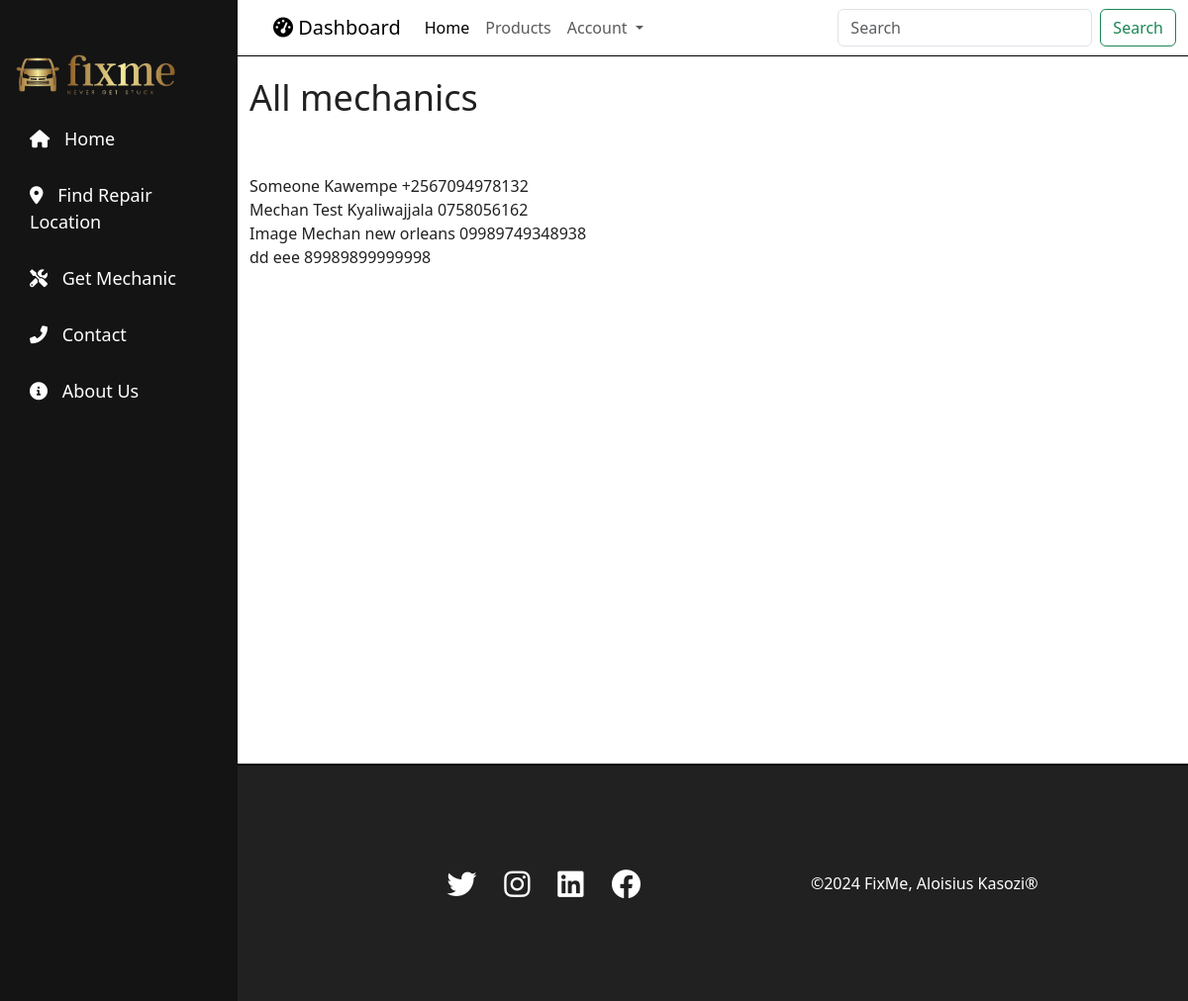
Page /mechanic/ on the earlier database version.
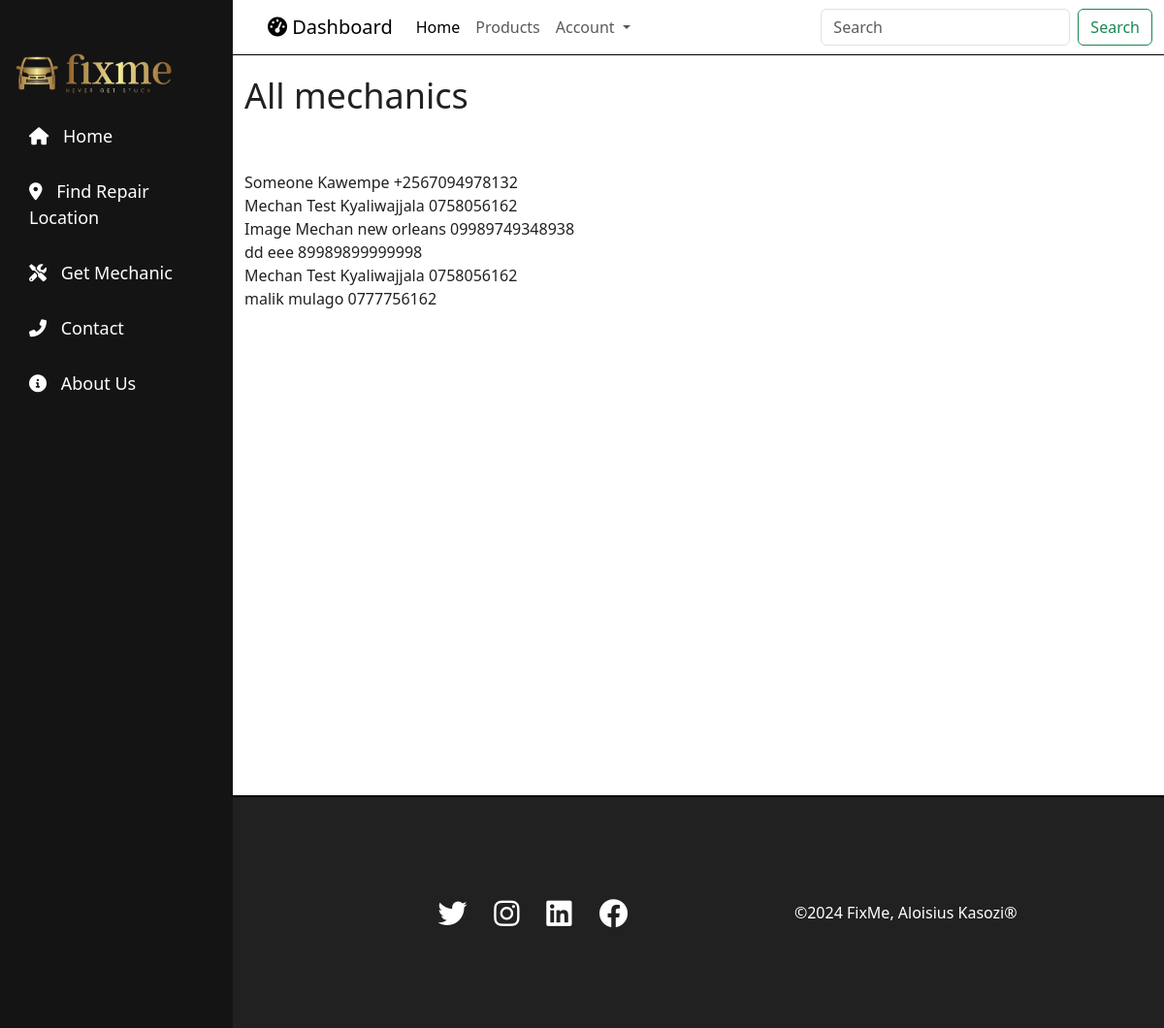
Same page on the later database version.
### fixmeApp/models.py (models this page shows)
class Mechanic(models.Model):
    name = models.CharField(max_length=30)
    email = models.EmailField(validators=[EmailValidator(message="Please enter a valid email address")])
    location = models.CharField(max_length=30)
    experience = models.SmallIntegerField(default=0)
    phone = models.CharField(max_length=14, validators=[MinLengthValidator(10), MaxLengthValidator(14)])
    bio = models.CharField(max_length=100, null=True, blank=True)
    dis_img = models.ImageField(null=True, blank=True)
    created_at = models.DateTimeField(auto_now_add=True)

### fixmeApp/views.py (the view)
# urls.py: path('mechanic/', views.mechanic, name="mechanic"),
def mechanic(request):
    mechanic = Mechanic.objects.all()
    return render(request, "mechanic.html", {
        'mechanic': mechanic,
        'mechanic_count': mechanic.count(),
        'mechanic_created_at': mechanic.first().created_at if mechanic.exists() else None
    })

### fixmeApp/templates/mechanic.html
{% extends 'base.html' %}
{% block content %}
    <div>
        <h1>All mechanics</h1>
    </div>
    <br><br>
    {% for mechanic in mechanic %}
        <div>{{ mechanic.name }}
        {{ mechanic.location }}
       {{ mechanic.phone    }}
    </div>
    {% endfor %}
    <br><br><br><br><br><br><br><br><br><br>
    <br><br><br><br><br><br><br><br><br><br>
{% endblock %}

### fixmeApp/templates/base.html (shortened to what this page needs)
{% load static %}
<!DOCTYPE html>
<html lang="en">
<head>
    <link rel="stylesheet" href="{% static 'css/nav.css' %}">
    <link rel="stylesheet" href="{% static 'css/main.css' %}">
    <link rel="stylesheet" href="https://cdnjs.cloudflare.com/ajax/libs/font-awesome/6.0.0-beta3/css/all.min.css">
    <link href="https://cdn.jsdelivr.net/npm/bootstrap@5.3.3/dist/css/bootstrap.min.css" rel="stylesheet">
</head>
<body>
    <header>
        <nav>
            <nav class="navbar navbar-expand-lg">
                <div class="container-fluid">
                    <a class="navbar-brand" href="{% url 'dashboard' %}"><i class="fas fa-tachometer-alt"></i> Dashboard</a>
                  <div class="collapse navbar-collapse" id="navbarSupportedContent">
                    <ul class="navbar-nav me-auto mb-2 mb-lg-0">
                      <li class="nav-item">
                        <a class="nav-link active" aria-current="page" href="#">Home</a>
                      </li>
                      <li class="nav-item">
                        <a class="nav-link" href="#">Products</a>
                      </li>
                      <li class="nav-item dropdown">
                        <a class="nav-link dropdown-toggle" href="#" role="button" data-bs-toggle="dropdown" aria-expanded="false">
                          Account
                        </a>
                      </li>
                    </ul>
                    <form class="d-flex" role="search">
                      <input class="form-control me-2" type="search" placeholder="Search" aria-label="Search">
                      <button class="btn btn-outline-success" type="submit">Search</button>
                    </form>
                  </div>
                </div>
              </nav>
            <div class="sidenav" id="side">
                <br>
                <img src="{% static 'images/homeimages/logo1.png' %}" alt="" width="200px">
                <a href="{% url 'home' %}"><i class="fas fa-home"></i> Home</a>
                <a href="{% url 'repairlocation' %}"><i class="fas fa-map-marker-alt"></i> Find Repair Location</a>
                <a href="{% url 'mechanic' %}"><i class="fas fa-tools"></i> Get Mechanic</a>
                <a href="{% url 'contact' %}"><i class="fas fa-phone-alt"></i> Contact</a>
                <a href="{% url 'about' %}"><i class="fas fa-info-circle"></i> About Us</a>
            </div>
        </nav>
    </header>
    <main>
        <section class="first">
            {% block content %}
            {% endblock %}
        </section>
    </main>
    <footer>
        <div class="footer-links">
            <i class="fab fa-twitter"></i>
            <i class="fab fa-instagram"></i>
            <i class="fab fa-linkedin"></i>
            <i class="fab fa-facebook"></i>
        </div>
        <div class="footercopy">
            &copy;2024 FixMe, Aloisius Kasozi&reg;
        </div>
    </footer>
</body>
</html>

### fixmeApp/static/css/nav.css (style rules this page uses)
* { margin: 0; padding: 0; box-sizing: border-box; line-height: 1.5; }
.container-fluid { padding-left: 23% !important; }
.navbar { border-bottom: 1px solid black ; color: white !important; }
body { font-family: Arial, sans-serif; background-color: #f4f4f4; width: 100vw; }
.sidenav { height: 100%; width: 20%; position: fixed; z-index: 1; top: 0; left: 0; background-color: #141414; padding-top: 20px; transition: 0.5s; }
.sidenav a { padding: 15px 20px; padding-left: 30px; text-decoration: none; font-size: 18px; color: #ffffff; display: block; transition: all 0.3s ease-in-out; }
.sidenav i { margin-right: 10px; }
main { padding: 20px; background-color: #fff; color: #212121; }
main h1 { font-size: 36px; }
.first { margin-left: 20%; }

### fixmeApp/static/css/main.css (style rules this page uses)
footer { border-top: 2px solid black; height: 30vh; background-color: #212121; display: flex; justify-content: space-evenly; align-items: center; color: white; padding-left: 25%; }
.footer-links { font-size: 30px; }
.footer-links i { margin-right: 20px; transition: all 0.3s ease-in-out; }

Differences in the rows shown:
added Mechanic: name "Mechan Test", location "Kyaliwajjala", phone "0758056162"
added Mechanic: name "malik", location "mulago", phone "0777756162"
